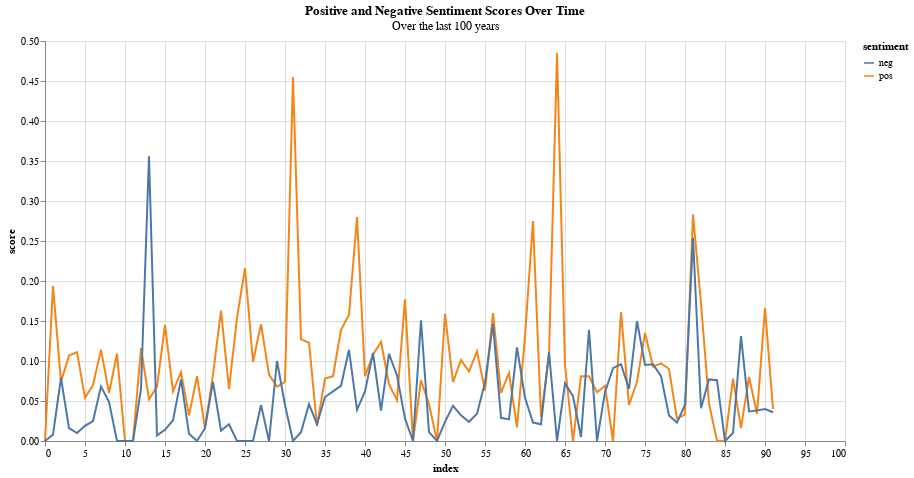

Here is the notebook cell this chart was saved with:
### Code cell
df_filtered = df[['index', 'pos', 'neg']] # make it only use pos and neg


df_long_filtered = df_filtered.melt(id_vars='index', var_name='sentiment', value_name='score')

chart = alt.Chart(df_long_filtered).mark_line().encode(
    x='index',
    y='score',
    color='sentiment'
).properties(
    width=800,
    height=400,
    title={"text": "Positive and Negative Sentiment Scores Over Time",
           "subtitle": "Over the last 100 years"}
)

chart

### Figure 1 — Vega-Lite specification as saved in the notebook (floating-point values rounded to 4 significant figures; data arrays with more than 128 entries replaced by an {"elided": "..."} marker saying what was removed)
{"config": {"view": {"continuousWidth": 300, "continuousHeight": 300}}, "data": {"name": "data-de7a00ea6066f03ef0531a821c7f502d"}, "mark": {"type": "line"}, "encoding": {"color": {"field": "sentiment", "type": "nominal"}, "x": {"field": "index", "type": "quantitative"}, "y": {"field": "score", "type": "quantitative"}}, "height": 400, "title": {"text": "Positive and Negative Sentiment Scores Over Time", "subtitle": "Over the last 100 years"}, "width": 800, "$schema": "https://vega.github.io/schema/vega-lite/v5.8.0.json", "datasets": {"data-de7a00ea6066f03ef0531a821c7f502d": {"elided": "184 records"}}}
